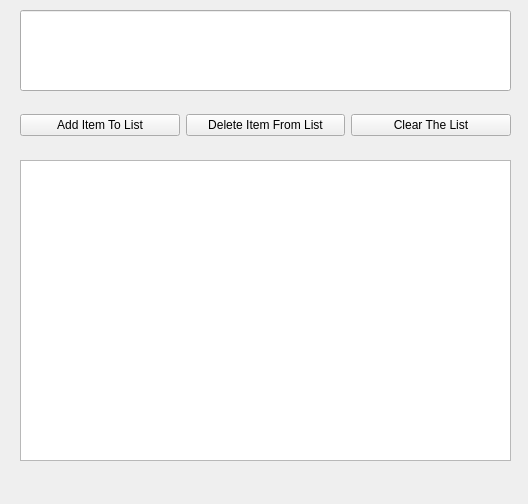
<?xml version="1.0" encoding="UTF-8"?>
<ui version="4.0">
 <class>MainWindow</class>
 <widget class="QMainWindow" name="MainWindow">
  <property name="geometry">
   <rect>
    <x>0</x>
    <y>0</y>
    <width>528</width>
    <height>504</height>
   </rect>
  </property>
  <property name="windowTitle">
   <string>MainWindow</string>
  </property>
  <widget class="QWidget" name="centralwidget">
   <widget class="QLineEdit" name="lineEdit">
    <property name="geometry">
     <rect>
      <x>20</x>
      <y>10</y>
      <width>491</width>
      <height>81</height>
     </rect>
    </property>
   </widget>
   <widget class="QListWidget" name="listWidget">
    <property name="geometry">
     <rect>
      <x>20</x>
      <y>160</y>
      <width>491</width>
      <height>301</height>
     </rect>
    </property>
   </widget>
   <widget class="QWidget" name="">
    <property name="geometry">
     <rect>
      <x>20</x>
      <y>110</y>
      <width>491</width>
      <height>31</height>
     </rect>
    </property>
    <layout class="QHBoxLayout" name="horizontalLayout">
     <item>
      <widget class="QPushButton" name="add_item_btn">
       <property name="text">
        <string>Add Item To List</string>
       </property>
      </widget>
     </item>
     <item>
      <widget class="QPushButton" name="delete_item_btn">
       <property name="text">
        <string>Delete Item From List</string>
       </property>
      </widget>
     </item>
     <item>
      <widget class="QPushButton" name="clear_the_list">
       <property name="text">
        <string>Clear The List</string>
       </property>
      </widget>
     </item>
    </layout>
   </widget>
  </widget>
  <widget class="QMenuBar" name="menubar">
   <property name="geometry">
    <rect>
     <x>0</x>
     <y>0</y>
     <width>528</width>
     <height>27</height>
    </rect>
   </property>
  </widget>
 </widget>
 <resources/>
 <connections/>
</ui>
